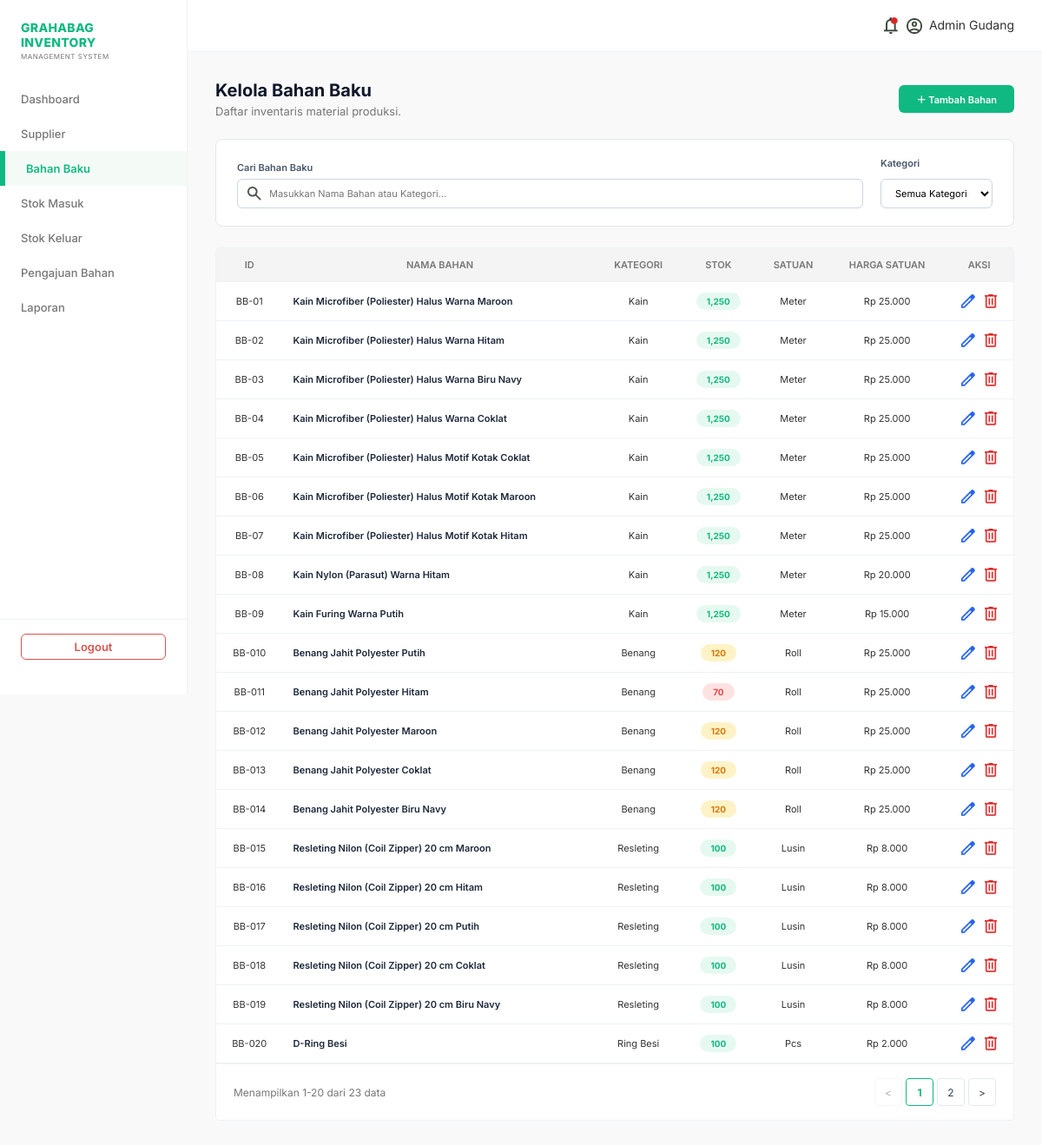
The page /pages/bahan_baku.php (signed in) on the database its author committed.
### tables this page shows
CREATE TABLE material (
    material_id INT AUTO_INCREMENT PRIMARY KEY,
    category_id INT NOT NULL,
    material_name VARCHAR(100) NOT NULL,
    stock INT NOT NULL DEFAULT 0,
    unit VARCHAR(255) NOT NULL,
    minimum_stock INT NOT NULL DEFAULT 0,
    price DECIMAL(10,2) NOT NULL,
    FOREIGN KEY (category_id) REFERENCES category(category_id)
);

CREATE TABLE category (
    category_id INT AUTO_INCREMENT PRIMARY KEY,
    category_name VARCHAR(50) NOT NULL
);

### pages/bahan_baku.php (the view, shortened to what this page needs)
<?php
require_once '../includes/db_connect.php';
require_once '../includes/header.php';
require_once '../includes/sidebar.php';
$query_material = "SELECT m.*, c.category_name FROM material m
                   JOIN category c ON m.category_id = c.category_id
                   ORDER BY m.material_id ASC";
$materials = $conn->query($query_material);
$total_bahan = $materials->num_rows;
?>
<div class="bahan-baku-container">
    <div class="page-header-action">
        <div class="header-left">
            <h1 class="page-title-main">Kelola Bahan Baku</h1>
            <p class="page-subtitle-main">Daftar inventaris material produksi.</p>
        </div>
        <button class="btn-add-primary btn-open-modal" data-target="addMaterialModal">＋ Tambah Bahan</button>
    </div>
    <div class="filter-stok-wrapper">
        <div class="search-stock-box">
            <label>Cari Bahan Baku</label>
            <div class="search-input-inner">
                <img src="../assets/icons/search.png" alt="Search" class="table-icon-img">
                <input type="text" id="bahanSearch" placeholder="Masukkan Nama Bahan atau Kategori...">
            </div>
        </div>
        <div class="filter-date-group">
            <div class="date-input-box">
                <label style="margin-bottom: 5px;">Kategori</label>
                <select id="bahanCategory" style="width: 100%; padding: 8px 12px; border-radius: 6px; border: 1px solid #cbd5e1; outline: none; background: white; font-size: 11px;">
                    <option value="">Semua Kategori</option>
                </select>
            </div>
        </div>
    </div>
    <div class="content-table-wrapper">
        <table class="data-table">
            <thead>
                <tr>
                    <th>ID</th>
                    <th>NAMA BAHAN</th>
                    <th>KATEGORI</th>
                    <th>STOK</th>
                    <th>SATUAN</th>
                    <th>HARGA SATUAN</th>
                    <th>AKSI</th>
                </tr>
            </thead>
            <tbody>
                <?php if ($total_bahan > 0): ?>
                    <?php while($row = $materials->fetch_assoc()):
                        $stok = $row['stock'];
                        $min_stok = $row['minimum_stock'];
                        if ($stok <= $min_stok) {
                            $badge_class = 'badge-critical';
                        } elseif ($stok <= ($min_stok * 1.5)) {
                            $badge_class = 'badge-warning';
                        } else {
                            $badge_class = 'badge-safe';
                        }
                    ?>
                    <tr>
                        <td>BB-0<?php echo $row['material_id']; ?></td>
                        <td class="text-material-name"><?php echo htmlspecialchars($row['material_name']); ?></td>
                        <td><?php echo htmlspecialchars($row['category_name']); ?></td>
                        <td>
                            <span class="pill-stok <?php echo $badge_class; ?>">
                                <?php echo number_format($stok); ?>
                            </span>
                        </td>
                        <td><?php echo htmlspecialchars($row['unit']); ?></td>
                        <td>Rp <?php echo number_format($row['price'], 0, ',', '.'); ?></td>
                        <td style="text-align: center;">
                            <div class="action-buttons-flex">
                                <button class="btn-action-edit btnEditTrigger"
                                        data-id="<?php echo $row['material_id']; ?>"
                                        data-name="<?php echo htmlspecialchars($row['material_name']); ?>"
                                        data-category="<?php echo $row['category_id']; ?>"
                                        data-stock="<?php echo $row['stock']; ?>"
                                        data-unit="<?php echo htmlspecialchars($row['unit']); ?>"
                                        data-min="<?php echo $row['minimum_stock']; ?>"
                                        data-price="<?php echo $row['price']; ?>">
                                    <img src="../assets/icons/edit.png" alt="Edit" class="table-icon-img">
                                </button>
                                <a href="../api/delete_material.php?id=<?php echo $row['material_id']; ?>"
                                   class="btn-action-delete btn-delete-confirm" data-confirm-message="Apakah Anda yakin ingin menghapus data bahan baku ini secara permanen?">
                                    <img src="../assets/icons/delete.png" alt="Delete" class="table-icon-img">
                                </a>
                            </div>
                        </td>
                    </tr>
                    <?php endwhile; ?>
                <?php else: ?>
                    <tr>
                        <td colspan="7" style="text-align: center; color: var(--text-secondary);">Belum ada data bahan baku.</td>
                    </tr>
                <?php endif; ?>
            </tbody>
        </table>
        <div class="table-footer-pagination">
            <div class="pagination-info">Menampilkan 1-<?php echo $total_bahan; ?> dari <?php echo $total_bahan; ?> data</div>
            <div class="pagination-controls">
            </div>
        </div>
    </div>
</div>
</div> </div>
</body>
</html>

### includes/header.php (shortened to what this page needs)
<?php
$has_new_notif = false;
if (isset($_SESSION['username'])) {
    require_once __DIR__ . '/db_connect.php';
    $username = $_SESSION['username'];
    $res = $conn->query("SELECT last_notif_read FROM users WHERE username = '$username'");
    $user_data = $res ? $res->fetch_assoc() : null;
    $last_notif_read = $user_data['last_notif_read'] ?? '1970-01-01 00:00:00';
    $last_read_date = date('Y-m-d', strtotime($last_notif_read));
    $today = date('Y-m-d');
    $res_kritis = $conn->query("SELECT COUNT(*) as count FROM material WHERE stock <= minimum_stock");
    $kritis_count = $res_kritis ? $res_kritis->fetch_assoc()['count'] : 0;
    $res_purchase = $conn->query("SELECT COUNT(*) as count FROM material_purchase WHERE updated_at > '$last_notif_read'");
    $purchase_count = $res_purchase ? $res_purchase->fetch_assoc()['count'] : 0;
    if (($kritis_count > 0 && $last_read_date < $today) || $purchase_count > 0) {
        $has_new_notif = true;
    }
}
$notif_icon = $has_new_notif ? 'notification_active.png' : 'notification.png';
?>
<!DOCTYPE html>
<html lang="id">
<head>
    <link rel="stylesheet" href="../assets/style.css?v=<?= time(); ?>">
</head>
<body>
    <div class="top-navbar">
        <div class="nav-right">
            <a href="notifikasi.php"><img src="../assets/icons/<?php echo $notif_icon; ?>" alt="Notifications" width="16" style="vertical-align: middle;"></a>
            <?php if (isset($_SESSION['username'])): ?>
                <span class="user-profile-badge">
                    <img src="../assets/icons/profile.png" alt="Profile" width="18" style="vertical-align: middle; margin-right: 4px;">
                    <?php echo $_SESSION['full_name']; ?>
                </span>
            <?php endif; ?>
        </div>
    </div>
    <div class="app-layout">

### includes/sidebar.php (shortened to what this page needs)
<?php
$current_page = basename($_SERVER['PHP_SELF']);
?>
<div class="sidebar">
    <div class="sidebar-brand">
        <h2>GRAHABAG INVENTORY</h2>
        <p>Management System</p>
    </div>
    <ul class="sidebar-menu">
        <li class="<?php echo $current_page == 'dashboard.php' ? 'active' : ''; ?>">
            <a href="dashboard.php">Dashboard</a>
        </li>
        <li class="<?php echo $current_page == 'supplier.php' ? 'active' : ''; ?>">
            <a href="supplier.php">Supplier</a>
        </li>
        <li class="<?php echo $current_page == 'bahan_baku.php' ? 'active' : ''; ?>">
            <a href="bahan_baku.php">Bahan Baku</a>
        </li>
        <li class="<?php echo $current_page == 'stok_masuk.php' ? 'active' : ''; ?>">
            <a href="stok_masuk.php">Stok Masuk</a>
        </li>
        <li class="<?php echo $current_page == 'stok_keluar.php' ? 'active' : ''; ?>">
            <a href="stok_keluar.php">Stok Keluar</a>
        </li>
        <li class="<?php echo $current_page == 'pengajuan.php' ? 'active' : ''; ?>">
            <a href="pengajuan.php">Pengajuan Bahan</a>
        </li>
        <li class="<?php echo $current_page == 'laporan.php' ? 'active' : ''; ?>">
            <a href="laporan.php">Laporan</a>
        </li>
    </ul>
    <div class="sidebar-footer">
        <a href="logout.php" class="footer-link logout-btn" onclick="return confirm('Apakah Anda yakin ingin keluar dari sistem?');">Logout</a>
    </div>
</div>
<div class="main-content">

### rows shown on the page
material: material_id "1", material_name "Kain Microfiber (Poliester) Halus Warna Maroon", category.category_name "Kain", stock "1,250", unit "Meter", price "25.000"
material: material_id "2", material_name "Kain Microfiber (Poliester) Halus Warna Hitam", category.category_name "Kain", stock "1,250", unit "Meter", price "25.000"
material: material_id "3", material_name "Kain Microfiber (Poliester) Halus Warna Biru Navy", category.category_name "Kain", stock "1,250", unit "Meter", price "25.000"
material: material_id "4", material_name "Kain Microfiber (Poliester) Halus Warna Coklat", category.category_name "Kain", stock "1,250", unit "Meter", price "25.000"
material: material_id "5", material_name "Kain Microfiber (Poliester) Halus Motif Kotak Coklat", category.category_name "Kain", stock "1,250", unit "Meter", price "25.000"
material: material_id "6", material_name "Kain Microfiber (Poliester) Halus Motif Kotak Maroon", category.category_name "Kain", stock "1,250", unit "Meter", price "25.000"
material: material_id "7", material_name "Kain Microfiber (Poliester) Halus Motif Kotak Hitam", category.category_name "Kain", stock "1,250", unit "Meter", price "25.000"
material: material_id "8", material_name "Kain Nylon (Parasut) Warna Hitam", category.category_name "Kain", stock "1,250", unit "Meter", price "20.000"
material: material_id "9", material_name "Kain Furing Warna Putih", category.category_name "Kain", stock "1,250", unit "Meter", price "15.000"
material: material_id "10", material_name "Benang Jahit Polyester Putih", category.category_name "Benang", stock "120", unit "Roll", price "25.000"
material: material_id "11", material_name "Benang Jahit Polyester Hitam", category.category_name "Benang", stock "70", unit "Roll", price "25.000"
material: material_id "12", material_name "Benang Jahit Polyester Maroon", category.category_name "Benang", stock "120", unit "Roll", price "25.000"
material: material_id "13", material_name "Benang Jahit Polyester Coklat", category.category_name "Benang", stock "120", unit "Roll", price "25.000"
material: material_id "14", material_name "Benang Jahit Polyester Biru Navy", category.category_name "Benang", stock "120", unit "Roll", price "25.000"
material: material_id "15", material_name "Resleting Nilon (Coil Zipper) 20 cm Maroon", category.category_name "Resleting", stock "100", unit "Lusin", price "8.000"
material: material_id "16", material_name "Resleting Nilon (Coil Zipper) 20 cm Hitam", category.category_name "Resleting", stock "100", unit "Lusin", price "8.000"
material: material_id "17", material_name "Resleting Nilon (Coil Zipper) 20 cm Putih", category.category_name "Resleting", stock "100", unit "Lusin", price "8.000"
material: material_id "18", material_name "Resleting Nilon (Coil Zipper) 20 cm Coklat", category.category_name "Resleting", stock "100", unit "Lusin", price "8.000"
material: material_id "19", material_name "Resleting Nilon (Coil Zipper) 20 cm Biru Navy", category.category_name "Resleting", stock "100", unit "Lusin", price "8.000"
material: material_id "20", material_name "D-Ring Besi", category.category_name "Ring Besi", stock "100", unit "Pcs", price "2.000"

### other values the page prints
$_SESSION['full_name'] "Admin Gudang"
